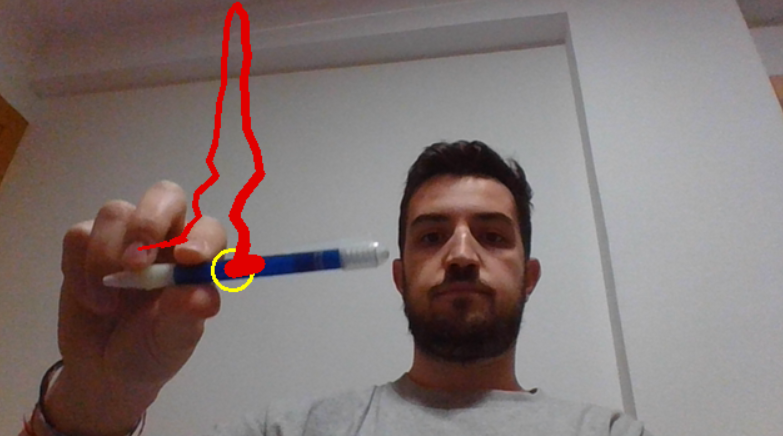
#> input picture project_example.png, 783 x 436 px, given in place of the camera
$ python opencv_color_detection.py
#> lines starting #> are read from the running program, lines starting #| are printed output that depends on the picture; after the words box and inside, x2 and y2 are one past the last pixel; in counts of white or black regions, pixels touching at a corner belong together
#!/usr/bin/env python
# -*- coding: utf-8 -*-

'''
Title: Opencv-color-detector
Description: Python script that allows you to detect a color in your webcam in real-time
Author: Daniel Verdu
Email: davertor@gmail.com
License: GNU
Version: 1.0.0
Date: 2018/08/13
'''


import numpy as np
import cv2
import argparse
from collections import deque


cap=cv2.VideoCapture(0)

pts = deque(maxlen=64)

lower_blue = np.array([110,50,50])
upper_blue = np.array([130,255,255])

while True:

	# Capture image from webcam
	ret, img=cap.read()
#> img is the input picture: shape (436, 783, 3); mean B, G, R 115.8, 117.6, 130.5

	# Change to HSV space. In HSV space is easier to find a color by only changing the hue
	hsv=cv2.cvtColor(img,cv2.COLOR_BGR2HSV)
#> hsv: shape (436, 783, 3); mean H, S, V 54.6, 43.2, 131.7
	kernel=np.ones((5,5),np.uint8)

	# Applying a mask to the orig image to find desired object
	mask=cv2.inRange(hsv,lower_blue,upper_blue)
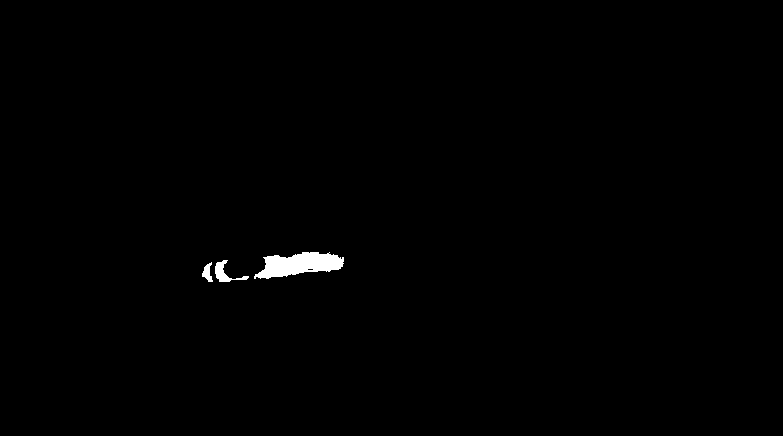
#> mask: shape (436, 783); 0.56% white; 3 white regions, box (x1, y1, x2, y2) and area: (254, 252, 344, 279) 1524, (215, 260, 249, 282) 254, (202, 262, 213, 282) 119
	mask = cv2.erode(mask, kernel, iterations=2)
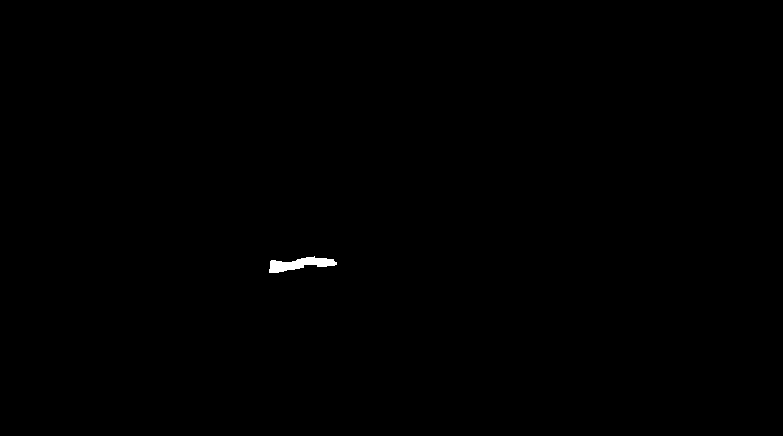
#> mask: shape (436, 783); 0.18% white; 1 white region, box (x1, y1, x2, y2) and area: (269, 256, 337, 273) 601
	mask=cv2.morphologyEx(mask,cv2.MORPH_OPEN,kernel)
#> mask: shape (436, 783); 0.17% white; 1 white region, box (x1, y1, x2, y2) and area: (270, 257, 335, 273) 590
	#mask=cv2.morphologyEx(mask,cv2.MORPH_CLOSE,kernel)
	mask = cv2.dilate(mask, kernel, iterations=1)
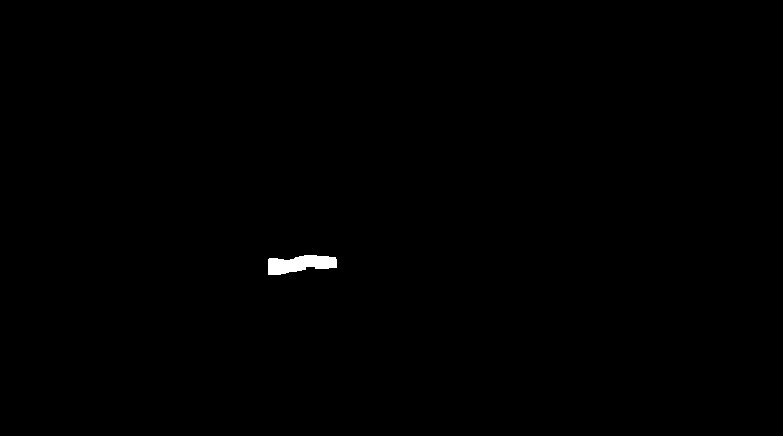
#> mask: shape (436, 783); 0.28% white; 1 white region
	res=cv2.bitwise_and(img,img,mask=mask)

	# Find contours
	cnts,heir=cv2.findContours(mask.copy(),cv2.RETR_EXTERNAL,cv2.CHAIN_APPROX_SIMPLE)[-2:]
#> cnts = 1 contour; box (x1, y1, x2, y2) and area: (268, 255, 337, 275) 864
	center = None

	if len(cnts) > 0:
		c = max(cnts, key=cv2.contourArea)
#> c = contour of 41 points, box (x1, y1, x2, y2) (268, 255, 337, 275), area 864
		((x, y), radius) = cv2.minEnclosingCircle(c)
#> x = 302; y = 266.5; radius = 34.82
		M = cv2.moments(c)
#> M = moments, m00 863.5, centre m10/m00, m01/m00 = (299.6, 263.7)
		center = (int(M["m10"] / M["m00"]), int(M["m01"] / M["m00"]))
#> center = (299, 263)

		if radius > 5:
			cv2.circle(img, (int(x), int(y)), int(radius),(0, 255, 255), 2)
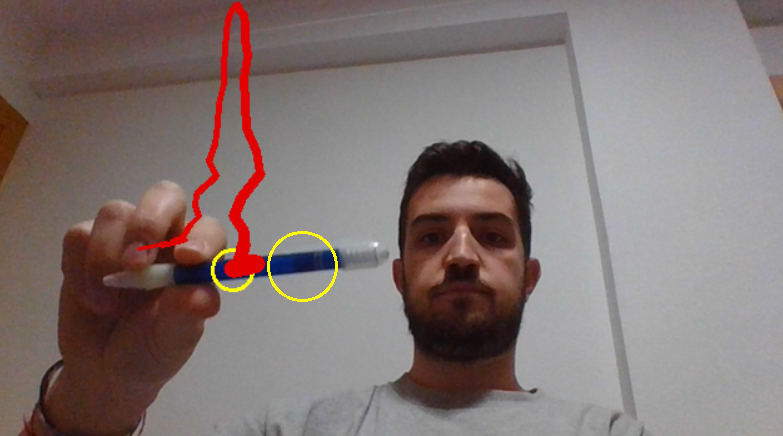
#> img: shape (436, 783, 3); 0.19% of pixels changed, all inside (x1, y1, x2, y2) = (267, 231, 338, 302)
			cv2.circle(img, center, 5, (0, 0, 255), -1)
#> img: shape (436, 783, 3); 0.02% of pixels changed, all inside (x1, y1, x2, y2) = (294, 258, 305, 269)

	pts.appendleft(center)

	for i in range(1,len(pts)):
		if pts[i-1]is None or pts[i] is None:
			continue
		thick = int(np.sqrt(len(pts) / float(i + 1)) * 2.5)
		cv2.line(img, pts[i-1],pts[i],(0,0,225),thick)

	cv2.imshow("Frame", img)
	cv2.imshow("mask",mask)
	cv2.imshow("res",res)

	k=cv2.waitKey(30) & 0xFF
#> (key Esc is pressed here)
	if k==32:
		break

# Cleanup the camera and close any open windows
cap.release()
cv2.destroyAllWindows()
